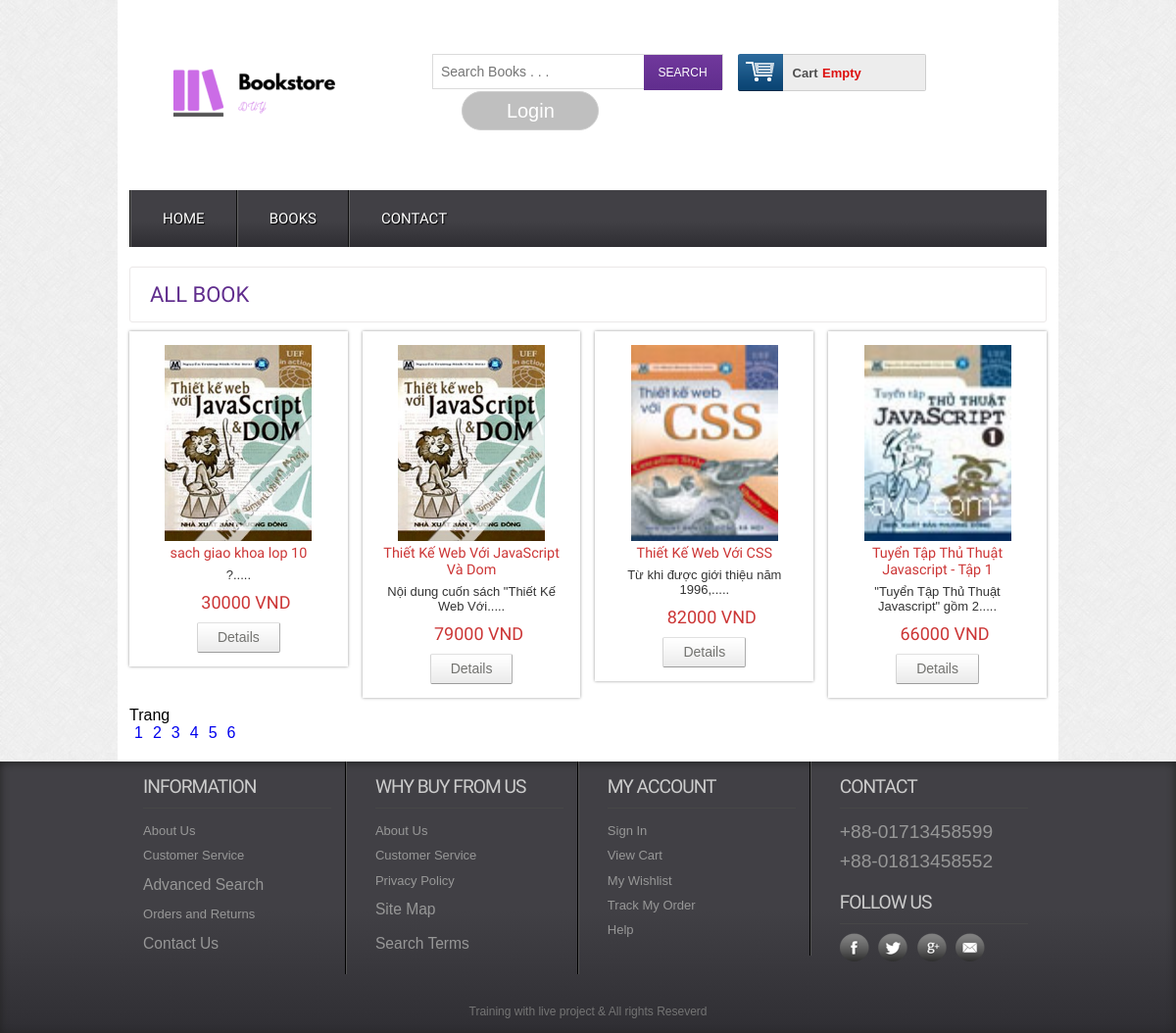
The page /books.php on the database as committed earlier.
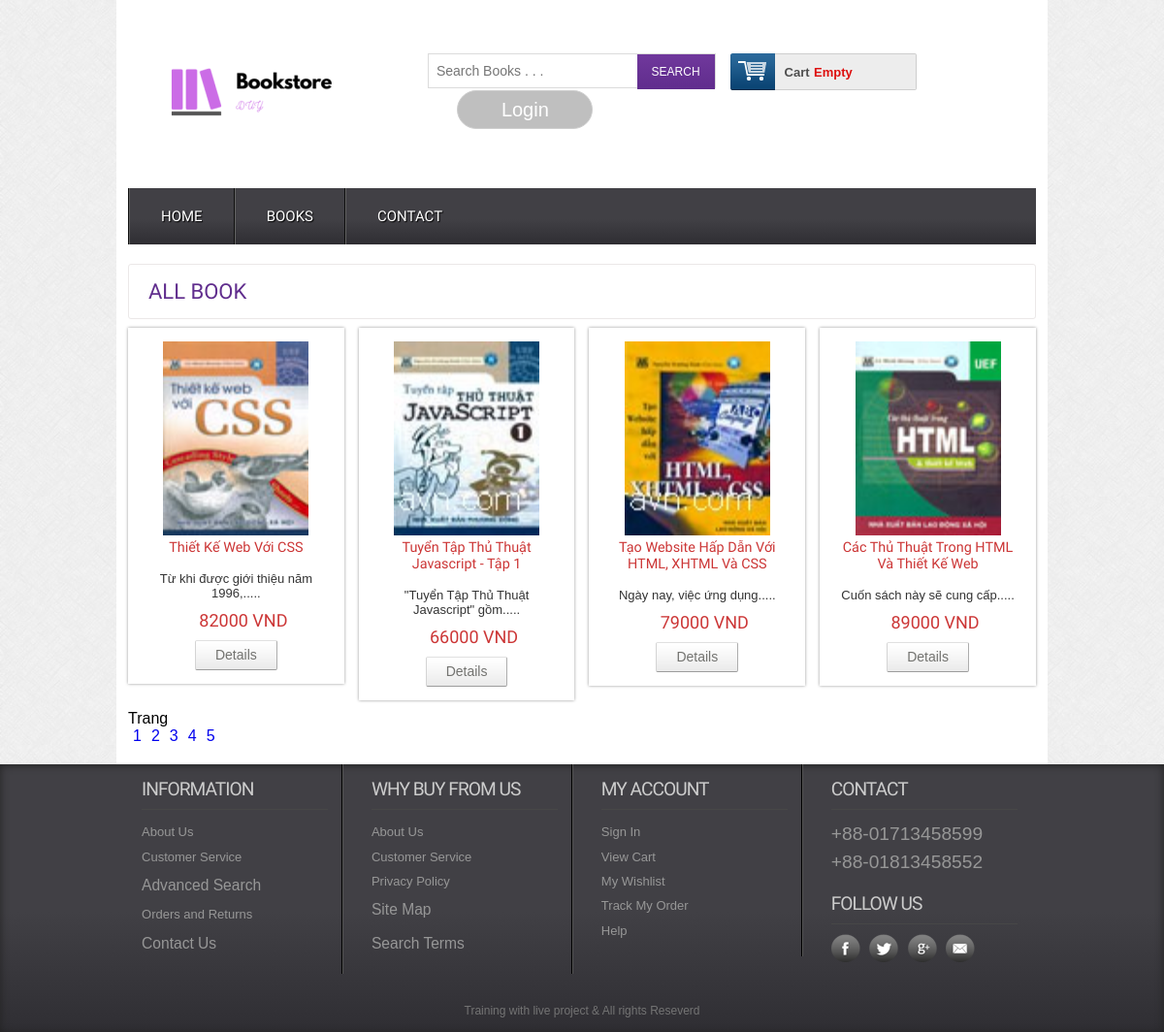
The same page on the database as committed later.
### tables this page shows
CREATE TABLE `book` (
  `book_id` varchar(15) NOT NULL,
  `book_name` varchar(250) NOT NULL,
  `description` text NOT NULL,
  `price` int(10) NOT NULL,
  `img` varchar(50) NOT NULL,
  `status` int(11) NOT NULL,
  `pub_id` varchar(5) NOT NULL,
  `cat_id` varchar(5) NOT NULL
);

### classes/book.php (called while the page is built, shortened)
<?php
    $filepath = realpath(dirname(__FILE__));
    include_once ($filepath.'/../lib/database.php');
    include_once ($filepath.'/../helpers/format.php');
?>
<?php
    class book{
        private $db;
        public function __construct()
        {
            $this->db = new Database();
        }
        public function  getBookNew(){
            $book_1_trang = 4;
            if(!isset($_GET['trang'])) {
                $trang = 1;
            } else {
                $trang = $_GET['trang'];
            }
            $tung_trang = ($trang - 1)*$book_1_trang;
            $query = "SELECT * FROM book ORDER BY book_id desc LIMIT $tung_trang,$book_1_trang";
            $result = $this->db->select($query);
            return $result;
        }
        public function get_all_book()
        {
            $query = "SELECT * FROM book";
            $result = $this->db->select($query);
            return $result;
        }
    }
?>

### lib/database.php (called while the page is built, shortened)
<?php
    Class Database{
        public $host   = DB_HOST;
        public $user   = DB_USER;
        public $pass   = DB_PASS;
        public $dbname = DB_NAME;
        public $link;
        private function connectDB(){
        $this->link = new mysqli($this->host, $this->user, $this->pass,
            $this->dbname);
        }
        public function select($query){
        $result = $this->link->query($query) or
        die($this->link->error.__LINE__);
        if($result->num_rows > 0){
            return $result;
        } else {
            return false;
        }
        }
    }
?>

### helpers/format.php (called while the page is built, shortened)
<?php
    class Format{
        public function textShorten($text, $limit = 400){
            $text = $text. " ";
            $text = substr($text, 0, $limit);
            $text = substr($text, 0, strrpos($text, ' '));
            $text = $text.".....";
            return $text;
        }
    }
?>

### books.php (the view, shortened to what this page needs)
<?php
	 include 'inc/header.php';
 ?>
 <div class="main">
    <div class="content">
    	<div class="content_top">
    		<div class="heading">
    		<h3>All Book</h3>
    		</div>
		</div>
	      	<div class="section group feature-book-cart">
				<?php
					$getbooknew = $b->getBookNew();
					if($getbooknew) {
						while($result = $getbooknew->fetch_assoc()){
				?>
				<div class="grid_1_of_4 images_1_of_4">
					 <a href="details.php?bk_id=<?php echo $result['book_id']?>"><img src="admin/upload/<?php echo $result['img']?>" alt="" /></a>
					 <h2><?php echo $result['book_name']?></h2>
					 <p><?php echo $fm->textShorten($result['description'], 50)?></p>
					 <p><span class="price"><?php echo $result['price'].' '.'VND'?></span></p>
				     <div class="button"><span><a href="details.php?bk_id=<?php echo $result['book_id']?>" class="details">Details</a></span></div>
				</div>
				<?php
						}
					}
				?>
			</div>
			<div>
					<?php
						echo '<p>Trang </p>';
						$book_all = $b->get_all_book();
						$book_count = mysqli_num_rows($book_all);
						$book_button = ceil($book_count /4);
						for($i =1; $i <$book_button ; $i++){
							echo '<a style="margin: 0 5px;" href="books.php?trang='.$i.'">'.$i.'</a>';
						}
					?>
			</div>
	</div>
 </div>
 <?php
 	include 'inc/footer.php';
 ?>

Rows that differ between the two databases and show on the page:
removed book: img (picture), book_name "sach giao khoa lop 10", description "?.....", price "30000"
removed book: img (picture), book_name "Thiết Kế Web Với JavaScript Và Dom", description "Nội dung cuốn sách \"Thiết Kế Web Với.....", price "79000"
changed book "Tuyển Tập Thủ Thuật Javascript - Tập 1": description "\"Tuyển Tập Thủ Thuật Javascript\" gồm 2....." → "\"Tuyển Tập Thủ Thuật Javascript\" gồm....."
now on this page (row edited): book: img (picture), book_name "Tạo Website Hấp Dẫn Với HTML, XHTML Và CSS", description "Ngày nay, việc ứng dụng.....", price "79000"
now on this page (row edited): book: img (picture), book_name "Các Thủ Thuật Trong HTML Và Thiết Kế Web", description "Cuốn sách này sẽ cung cấp.....", price "89000"
Other text that changed with them:
list line gone: "6"
